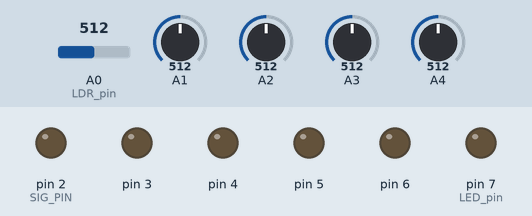
Bench run of a program on a simulated Arduino Uno, built with avr-gcc and run on an emulated ATmega328P. Shown: output pins drawn as LEDs (lit = HIGH). Inputs (shaded band) come from the test bench; at power-on: A1 = 512, A2 = 512, A3 = 512, A0 (LDR_pin) = 512, A4 = 512. What the program prints to the serial monitor is not drawn.

Above: at 3.2 s.
3.3 s: A1 set to 786
4.8 s: A1 set to 811
At 5.3 s:
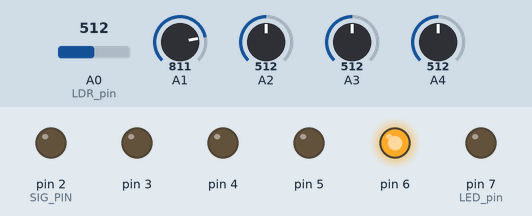
6.3 s: A2 set to 785
7.8 s: A2 set to 813
At 8.8 s:
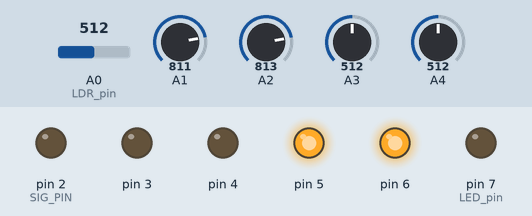
9.3 s: A3 set to 794
10.8 s: A3 set to 815
At 11.1 s:
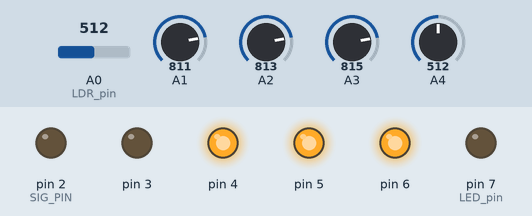
Timing chart, 0 to 13.3 s (numbered marks = the images above; inputs shaded):
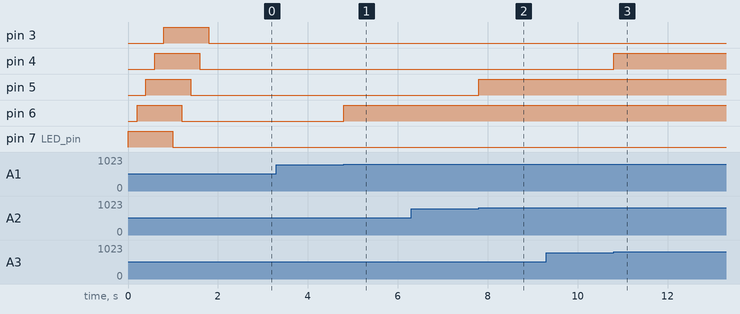

Measured:
- the behaviour switches between 800 and 801 on A1 (found by bisection; images 0 and 1)
- the behaviour switches between 800 and 801 on A2 (found by bisection; images 1 and 2)
- the behaviour switches between 800 and 801 on A3 (found by bisection; images 2 and 3)
- after the input at 3.3 s, every drawn part: stays the same
- after the input at 4.8 s, pin 6: LOW → HIGH at once
- after the input at 6.3 s, every drawn part: stays the same
- after the input at 7.8 s, pin 5: LOW → HIGH at once
- after the input at 9.3 s, every drawn part: stays the same
- after the input at 10.8 s, pin 4: LOW → HIGH at once

The program:

main.cpp
```cpp
#include <Arduino.h>
#define CANDLE_NUM 5
#define SIG_PIN 2
#define THRESHOLD 800
#define TIMEOUT 10000

struct Candle {
  uint8_t LDR_pin;
  uint8_t LED_pin;
  int threshold;
  bool lit;
};

Candle candle[CANDLE_NUM] = {
  {.LDR_pin = A0, .LED_pin = 7, .threshold = THRESHOLD, false},
  {.LDR_pin = A1, .LED_pin = 6, .threshold = THRESHOLD, false},
  {.LDR_pin = A2, .LED_pin = 5, .threshold = THRESHOLD, false},
  {.LDR_pin = A3, .LED_pin = 4, .threshold = THRESHOLD, false},
  {.LDR_pin = A4, .LED_pin = 3, .threshold = THRESHOLD, false},
};

uint8_t target_seq[5] = {2,0,3,4,1};
uint8_t player_seq[5];
uint8_t index = 0;
unsigned long last_lit = 0;


void setup() {
  for (int i=0; i < CANDLE_NUM; i++) {
    pinMode(candle[i].LED_pin, OUTPUT);
    digitalWrite(candle[i].LED_pin, LOW);
  }
  pinMode(SIG_PIN, OUTPUT);
  digitalWrite(SIG_PIN, LOW);

  // Candle light test sequence
  for (int i=0; i < CANDLE_NUM; i++) {
    digitalWrite(candle[i].LED_pin, HIGH);
    delay(200);
  }
  for (int i=0; i < CANDLE_NUM; i++) {
    digitalWrite(candle[i].LED_pin, LOW);
    delay(200);
  }

  Serial.begin(115200);
  Serial.println("Candle Light Puzzle initialized...");
}

void loop() {
  for (int i=0; i < CANDLE_NUM; i++) {
    if ((!candle[i].lit) && (analogRead(candle[i].LDR_pin) > candle[i].threshold)) {
      digitalWrite(candle[i].LED_pin, HIGH);
      candle[i].lit = true;
      player_seq[index] = i;
      index++;
      last_lit = millis();
    }
  }
  if (index == 5) {
    if (memcmp(target_seq, player_seq, 5) == 0) {
      Serial.println("Sequence input correct");
      digitalWrite(SIG_PIN, HIGH);
      delay(5000);
      digitalWrite(SIG_PIN, LOW);
    } else {
      Serial.println("Sequence input incorrect");
    }
    for (int i=0; i < CANDLE_NUM; i++) {
      digitalWrite(candle[i].LED_pin, LOW);
      candle[i].lit = false;
      delay(200);
    }
    index = 0;
    return;
  }
  if (millis() > last_lit + TIMEOUT) {
    for (int i=0; i < CANDLE_NUM; i++) {
      digitalWrite(candle[i].LED_pin, LOW);
      candle[i].lit = false;
    }
    index = 0;
  }
}
```
